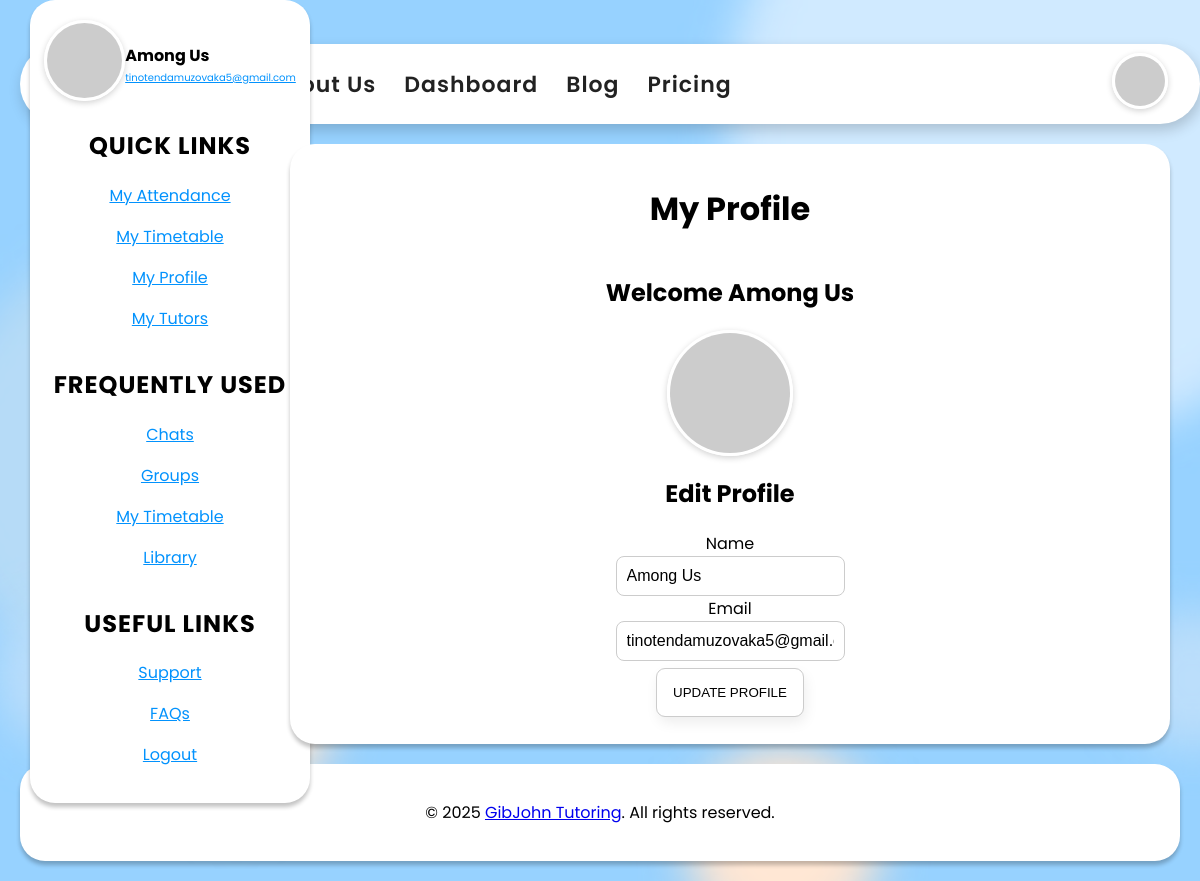
The page /profile (signed in) on the database as committed earlier.
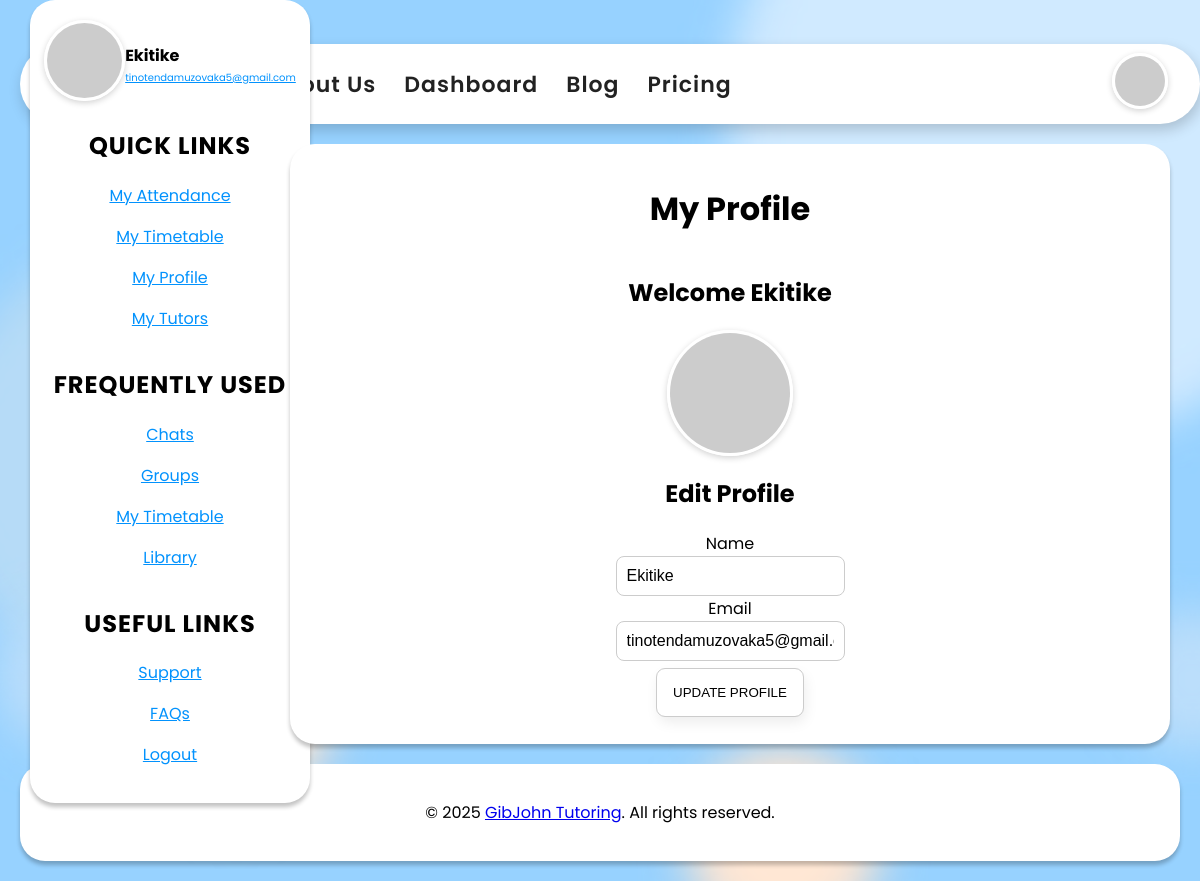
The same page on the database as committed later.
### models.py (models this page shows, shortened)
class Base(DeclarativeBase):
    pass

class User(UserMixin, Base):
    __tablename__ = 'users'
    id: Mapped[int] = mapped_column(Integer, primary_key=True)
    email: Mapped[str] = mapped_column(String(255), unique=True, nullable=False)
    name: Mapped[str] = mapped_column(String(255), nullable=False)
    password_hash: Mapped[str] = mapped_column(String(255), nullable=False)
    def gravatar(self, size):
        digest = md5(self.email.lower().encode('utf-8')).hexdigest()
        return f'https://www.gravatar.com/avatar/{digest}?d=identicon&s={size}'

### app.py (the view, shortened to what this page needs)
@app.route('/profile', methods=['GET', 'POST'])
@login_required
def profile():
    return render_template('profile.html')

### app.py (called while the page is built)
@login_manager.user_loader
def load_user(user_id):
    db = SessionLocal()
    try:
        return db.query(User).get(int(user_id))
    finally:
        db.close()

@app.before_request
def create_tables():
    from models import Base
    Base.metadata.create_all(bind=engine)

### templates/profile.html (shortened to what this page needs)
{% extends "base.html" %}
{% block content %}
    <div class="container">
    <h1 class="title">My Profile</h1>
    <h2>Welcome {{ current_user.name }}</h2>
        <img src="{{ current_user.gravatar(256) }}" alt="Profile Picture" class="avatar" width="120px" height="120px">
    <h2>Edit Profile</h2>
    <form method="POST" action="/profile">
        <div class="field">
            <label class="label">Name</label>
            <div class="control">
                <input class="input" type="text" name="name" value="{{ current_user.name }}">
            </div>
        </div>
        <div class="field">
            <label class="label">Email</label>
            <div class="control">
                <input class="input" type="email" name="email" value="{{ current_user.email }}" readonly aria-readonly="true">
            </div>
        </div>
        <button class="form-button" type="submit">Update Profile</button>
{% endblock %}

### templates/base.html (shortened to what this page needs)
<!DOCTYPE html>
<html lang="en">
<head>
    <link rel="stylesheet" href="/static/styles.css">
<link rel="stylesheet" href="https://cdn.jsdelivr.net/gh/iconoir-icons/iconoir@main/css/iconoir.css" />
</head>
<body>
<div class="navbar-bg">
  <nav class="navbar">
    <div class="navbar-logo">
        <a href="/">
            </a>
    </div>
    <div class="navbar-menu">
      <a href="/error">About Us</a>
       {% if current_user.is_authenticated %}
      <a href="/dashboard">Dashboard</a>
      {% endif %}
      <a href="/error">Blog</a>
    <a href="/error">Pricing</a>
    </div>
    <div class="navbar-buttons">
      {% if current_user.is_authenticated %}
          <a href="/profile"><img width="50px" height="50px" src="{{ current_user.gravatar(256) }}" alt="Profile Picture" class="avatar"></a>
      {% else %}
          <a href="/login"><i class="iconoir-profile-circle"></i></a>
      {% endif %}
    </div>
  </nav>
</div>
{% if current_user.is_authenticated %}
<div class="sidebar">
<div class="left-right-columns">
  <div class="sidebar-avatar">
      <img src="{{ current_user.gravatar(256) }}" alt="Profile Picture" class="avatar" width="75px" height="75px">
  </div>
  <div class="user-details">
      <p style="font-weight: bold">{{ current_user.name }}</p>
      <a href="/profile"><p style="font-size: x-small">{{ current_user.email }}</p></a>
  </div>
</div>
    <div>
        <h2>Quick Links</h2>
        <a href="/attendance"><p>My Attendance</p></a>
        <a href="/timetable"><p>My Timetable</p></a>
        <a href="/profile"><p>My Profile</p></a>
        <a href="/tutors"><p>My Tutors</p></a>
    </div>
    <div>
        <h2>Frequently Used</h2>
        <a href="/chats"><p>Chats</p></a>
        <a href="/groups"><p>Groups</p></a>
        <a href="/timetable"><p>My Timetable</p></a>
        <a href="/library"><p>Library</p></a>
    </div>
    <div>
        <h2>Useful Links</h2>
        <a href="/support"><p>Support</p></a>
        <a href="/faqs"><p>FAQs</p></a>
        <a href="/logout"><p>Logout</p></a>
    </div>
</div>
{% endif %}
<main>
    {% block content %}{% endblock %}
</main>
<div id="footer" class="footer">
    <p>© 2025 <a href="/">GibJohn Tutoring</a>. All rights reserved.</p>
</div>
</body>
</html>

### static/styles.css (style rules this page uses)
body { margin: 0; font-family: Poppins, sans-serif; background-image: url("/static/bg.png"); background-size: cover; background-repeat: no-repeat; background-attachment: fixed; background-position: center center; min-height: 100vh; display: flex; flex-direction: column; }
.navbar-bg { background: transparent; padding: 24px 0 0 0; min-height: 120px; }
.navbar { position: fixed; float: left; width: 93%; margin: 20px; background: #fff; border-radius: 48px; display: flex; align-items: center; box-shadow: 2px 6px 14px rgba(0,0,0,0.18); padding: 0 32px; min-height: 80px; }
.navbar-logo { display: flex; align-items: center; margin-right: 36px; }
.navbar-menu { display: flex; gap: 28px; list-style: none; margin: 0; padding: 0; font-weight: 600; font-size: 22px; color: #222; flex: 1; }
.navbar-menu a { color: #222; text-decoration: none; letter-spacing: 1px; transition: color .2s; }
input { width: auto; padding: 10px; display: inline-block; border: 1px solid #ccc; box-sizing: border-box; border-radius: 8px; font-size: 16px; }
.container { position: relative; float: right; right: 30px; width: 70%; display: flex; flex-direction: column; align-items: center; justify-content: flex-start; padding: 20px; margin: 0; margin-bottom: 20px; align-content: center; text-align: center; background-color: #FFFFFF; border-radius: 25px; box-shadow: 0 4px 4px rgba(0,0,0,0.24); }
.footer { padding: 20px; margin: 20px; margin-top: auto; align-content: center; justify-content: center; text-align: center; background-color: #FFFFFF; border-radius: 25px; width: calc(100% - 80px); box-shadow: 0 4px 4px rgba(0,0,0,0.24); }
.sidebar { position: absolute; float: left; height: fit-content; left: 30px; max-width: 20%; display: flex; flex-direction: column; align-items: center; justify-content: flex-start; padding: 20px; margin: 0; margin-bottom: 20px; align-content: center; text-align: center; background-color: #FFFFFF; border-radius: 25px; box-shadow: 0 4px 4px rgba(0,0,0,0.24); }
.sidebar a { color: #0292FD; text-decoration: underline; transition: color .2s; }
.sidebar h2 { letter-spacing: 1px; font-size: 24px; font-weight: bold; color: #000000; text-align: left; text-transform: uppercase; }
.form-button { padding: 16px; margin: 8px; outline: #ccc solid 1px; border-radius: 8px; background: #fff; color: #000; }
button { margin-bottom: 10px; border-radius: 50px; text-transform: uppercase; background: #0097fd; color: #FFF; cursor: pointer; padding: 12px 16px; border: none; outline: none; box-shadow: 2px 6px 14px rgba(0,0,0,0.08); }
.avatar { border-radius: 50%; object-fit: cover; border: #FFFFFF 3px solid; box-shadow: 0 2px 6px rgba(0,0,0,0.18); }
.left-right-columns { display: grid; grid-template-columns: 1fr 1fr; grid-template-rows: 1fr; align-items: center; gap: 0px 0px; grid-auto-flow: row; grid-template-areas: "sidebar-avatar user-details"; }
.user-details p { text-align: left; margin: 2px 0; }
.avatar { grid-area: avatar; }
.user-details { grid-area: user-details; }

Rows that differ between the two databases and show on the page:
changed User "tinotendamuzovaka5@gmail.com": name "Among Us" → "Ekitike"
